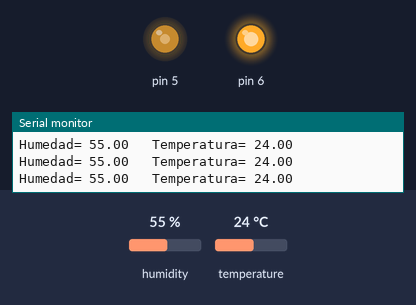
A sketch run on a simulated Arduino Uno, built with avr-gcc and run on an emulated ATmega328P. Parts: output pins drawn as LEDs (lit = HIGH), the last lines printed to the serial monitor. Inputs (shaded band) come from the test bench; at power-on: humidity 55 %, temperature 24 °C.

Above: at 2.8 s.
2.9 s: humidity set to 22 %
At 5.1 s:
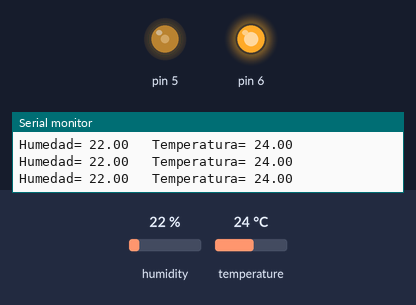
5.6 s: temperature set to 12 °C
At 6.9 s:
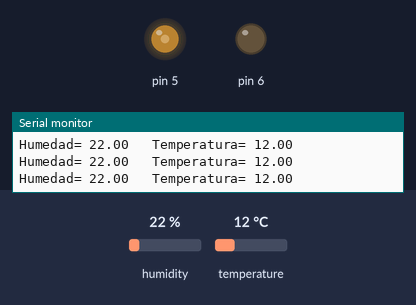
8.3 s: humidity set to 40 %
At 11.4 s:
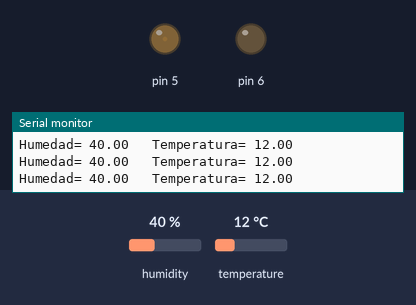
11.7 s: temperature set to 28 °C
At 13.4 s:
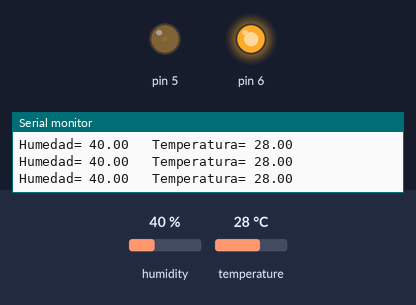
14.4 s: humidity set to 68 %
At 17.0 s:
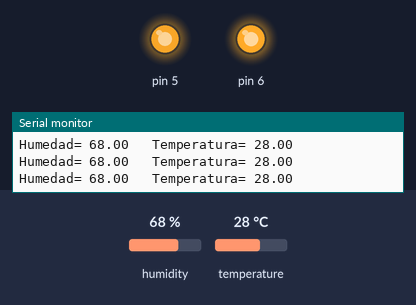
17.8 s: temperature set to 19 °C
At 18.7 s:
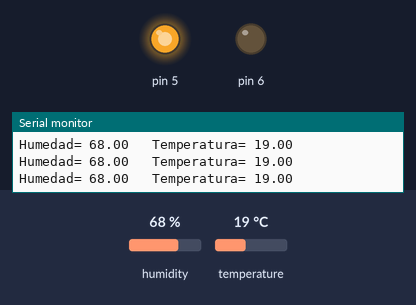
Timing chart, 0 to 20.8 s (numbered marks = the images above; inputs shaded):
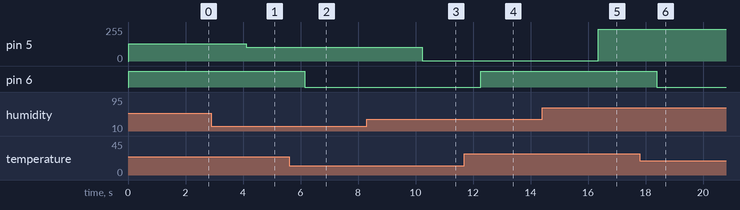

Measured:
- after the input at 2.9 s, pin 5: 129/255 → 104/255 after 1.2 s
- after the input at 5.6 s, pin 6: HIGH → LOW after 0.55 s
- after the input at 8.3 s, pin 5: 104/255 → 1/255 after 1.9 s
- after the input at 11.7 s, pin 6: LOW → HIGH after 0.57 s
- after the input at 14.4 s, pin 5: 1/255 → 239/255 after 1.9 s
- after the input at 17.8 s, pin 6: HIGH → LOW after 0.59 s

The sketch:

fuego.ino
```cpp
#include "DHT.h"
#define DHTPIN 8
#define DHTTYPE DHT11
DHT dht(DHTPIN, DHTTYPE);

void setup() {
  // put your setup code here, to run once:
  Serial.begin(9600);
  dht.begin();
  pinMode(5,OUTPUT);
  pinMode(6,OUTPUT);
}

void loop() {
  // put your main code here, to run repeatedly:
float h = dht.readHumidity();
float t = dht.readTemperature();
Serial.print("Humedad= ");
Serial.print(h);
Serial.print("   ");
Serial.print("Temperatura= ");
Serial.println(t);
int converter = map(h,70,100,0,255);
analogWrite(5,converter);
if(t >= 23){
  digitalWrite(6,HIGH);
}
if(t <=23){
digitalWrite(6,LOW);

}
}
```
